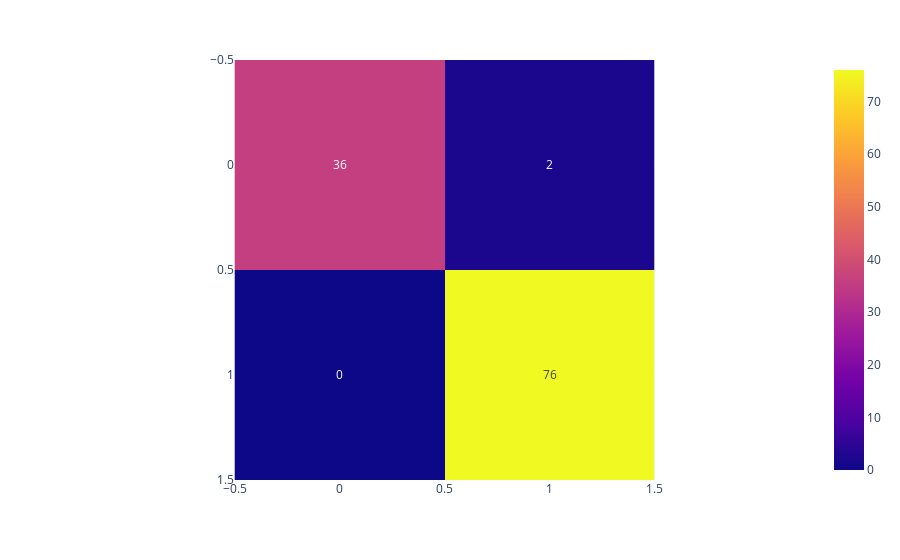

Source (notebook cell):
### Code cell
print(f"Accuracy: {accuracy_score(df['true'], df['preds']) * 100}%")

cm = confusion_matrix(df['true'], df['preds'])
px.imshow(cm, text_auto=True)

### Figure 1 — Plotly figure (JSON) as saved in the notebook; plotly's stock layout.template omitted (floating-point values rounded to 4 significant figures)
{"data": [{"coloraxis": "coloraxis", "name": "0", "texttemplate": "%{z}", "z": [[36, 2], [0, 76]], "type": "heatmap", "xaxis": "x", "yaxis": "y", "hovertemplate": "x: %{x}<br>y: %{y}<br>color: %{z}<extra></extra>"}], "layout": {"xaxis": {"anchor": "y", "domain": [0.0, 1.0], "scaleanchor": "y", "constrain": "domain"}, "yaxis": {"anchor": "x", "domain": [0.0, 1.0], "autorange": "reversed", "constrain": "domain"}, "coloraxis": {"colorscale": [[0.0, "#0d0887"], [0.1111, "#46039f"], [0.2222, "#7201a8"], [0.3333, "#9c179e"], [0.4444, "#bd3786"], [0.5556, "#d8576b"], [0.6667, "#ed7953"], [0.7778, "#fb9f3a"], [0.8889, "#fdca26"], [1.0, "#f0f921"]]}, "margin": {"t": 60}}}
